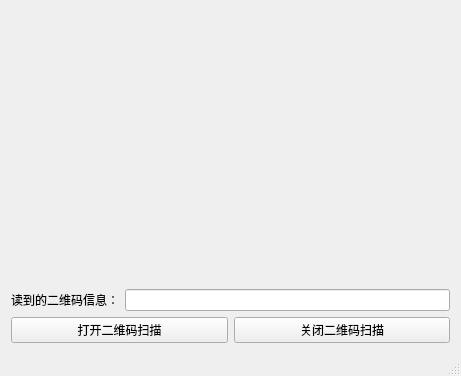
<?xml version="1.0" encoding="UTF-8"?>
<ui version="4.0">
 <class>MainWindow</class>
 <widget class="QMainWindow" name="MainWindow">
  <property name="geometry">
   <rect>
    <x>0</x>
    <y>0</y>
    <width>461</width>
    <height>376</height>
   </rect>
  </property>
  <property name="windowTitle">
   <string>MainWindow</string>
  </property>
  <widget class="QWidget" name="centralWidget">
   <layout class="QGridLayout" name="gridLayout_3" rowstretch="10,0,0">
    <item row="0" column="0">
     <widget class="QLabel" name="label_video">
      <property name="text">
       <string/>
      </property>
     </widget>
    </item>
    <item row="1" column="0">
     <layout class="QGridLayout" name="gridLayout_2">
      <item row="0" column="0">
       <widget class="QLabel" name="label">
        <property name="text">
         <string>读到的二维码信息：</string>
        </property>
       </widget>
      </item>
      <item row="0" column="1">
       <widget class="QLineEdit" name="lineEdit"/>
      </item>
     </layout>
    </item>
    <item row="2" column="0">
     <layout class="QGridLayout" name="gridLayout">
      <item row="0" column="0">
       <widget class="QPushButton" name="pushButton">
        <property name="text">
         <string>打开二维码扫描</string>
        </property>
       </widget>
      </item>
      <item row="0" column="1">
       <widget class="QPushButton" name="pushButton_2">
        <property name="text">
         <string>关闭二维码扫描</string>
        </property>
       </widget>
      </item>
     </layout>
    </item>
   </layout>
  </widget>
  <widget class="QMenuBar" name="menuBar">
   <property name="geometry">
    <rect>
     <x>0</x>
     <y>0</y>
     <width>461</width>
     <height>23</height>
    </rect>
   </property>
  </widget>
  <widget class="QStatusBar" name="statusBar"/>
 </widget>
 <layoutdefault spacing="6" margin="11"/>
 <resources/>
 <connections/>
</ui>
